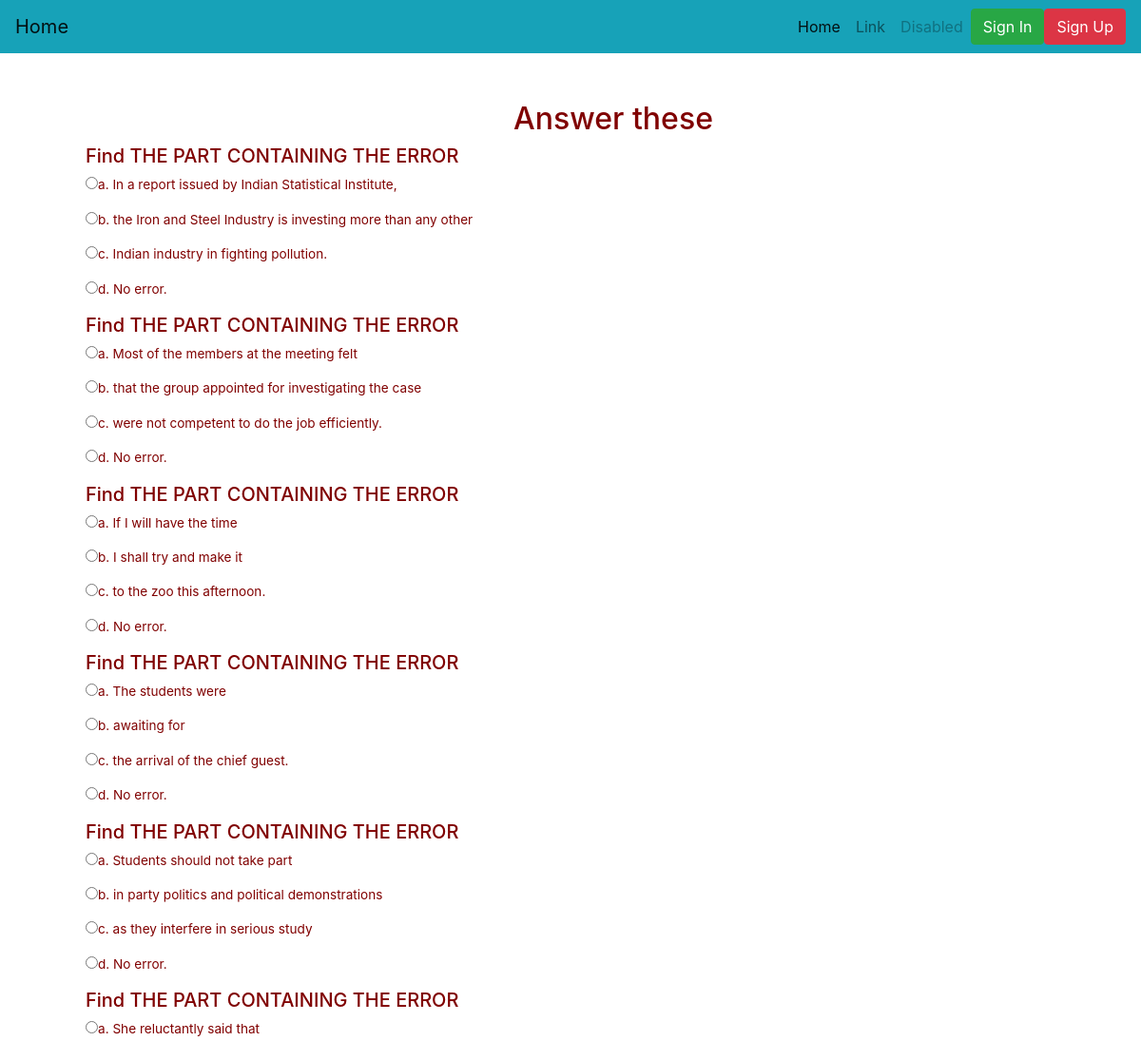
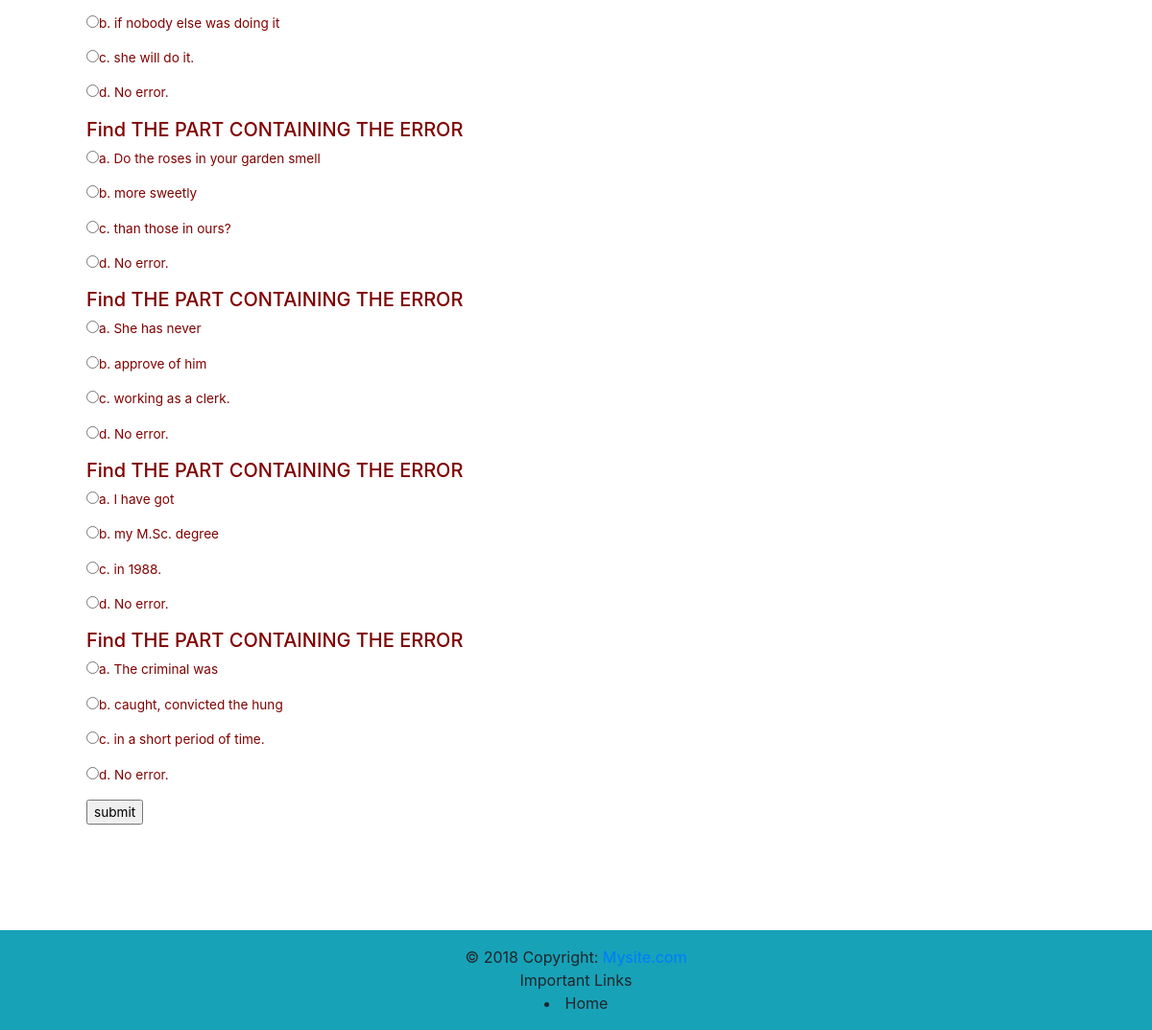
Screenshot of /new/one_view with the database file from the repository (2 pictures, top to bottom).
### new/models.py (models this page shows, shortened)
class Questions(models.Model):
    subject_id = models.ForeignKey(Subject, on_delete=models.CASCADE)
    topic_id = models.ForeignKey(Topic, on_delete=models.CASCADE)
    q_id = models.IntegerField()
    q_text = models.CharField(max_length=300)
    a = models.CharField(max_length=300)
    b = models.CharField(max_length=300)
    c = models.CharField(max_length=300)
    d = models.CharField(max_length=300)
    e = models.CharField(max_length=300,null=True)
    q_rich = RichTextField(blank=True, null=True)
    answer = models.CharField(max_length=300)
    class Meta:
        verbose_name_plural = "Question"

### new/views.py (the view)
# urls.py: path('one_view',views.one_view,name='one_view'),
def one_view(request):
    question= set_maker()
    print("length")
    print(len(question))
    q=[]
    for ques in question:
        i=0
        q.append( {
            "q_id": ques.q_id,
        }
        )
        i=i+1
    return render (request, 'new/one_view.html' , {'question':question,'q_id':q})

### new/models.py (called while the page is built)
    def __str__(self):
        return self.topicname

### new/utils.py (called while the page is built)
def set_maker():
    topic = Topic.objects.all().filter(**{'topic_id': 'TOPCYZ93HK'})
    print(topic)
    for i in topic:
        question = Questions.objects.filter(**{'topic_id':i})
    q= random.choices(question,k=10)
    return q

### new/templates/new/one_view.html (shortened to what this page needs)
{% extends 'new/base.html' %}
{% block content %}
<body >
<div class="ques" >
<h2 style="text-align:center">Answer these</h2>
<form action = '/new/count' method="POST">
{% for q in question %}
<div>
<h5>{{q.q_text}}</h5>
    <p> <input type="radio" name="{{q.q_id}}" value="a">a.  {{q.a}}</input> </p>
    <p> <input type="radio" name="{{q.q_id}}" value ="b">b.  {{q.b}}</input> </p>
    <p> <input type="radio"  name="{{q.q_id}}"  value = "c">c.  {{q.c}}</input> </p>
    <p>  <input type="radio" name="{{q.q_id}}" value = "d">d.  {{q.d}}</input> </p>
</div>
{% endfor %}
    <input type="submit" value = "submit">
    </form>
</div>
</body>
{% endblock %}

### new/templates/new/one_view.html (style rules this page uses)
.ques { margin-left: 90px; font-size: 85%; color: maroon; padding-top:50px; }
body { padding-bottom:200px; }

### rows the page displays
Questions: q_text "Find THE PART CONTAINING THE ERROR", a "In a report issued by Indian Statistical Institute,", b "the Iron and Steel Industry is investing more than any other", c "Indian industry in fighting pollution.", d "No error."
Questions: q_text "Find THE PART CONTAINING THE ERROR", a "Most of the members at the meeting felt", b "that the group appointed for investigating the case", c "were not competent to do the job efficiently.", d "No error."
Questions: q_text "Find THE PART CONTAINING THE ERROR", a "If I will have the time", b "I shall try and make it", c "to the zoo this afternoon.", d "No error."
Questions: q_text "Find THE PART CONTAINING THE ERROR", a "The students were", b "awaiting for", c "the arrival of the chief guest.", d "No error."
Questions: q_text "Find THE PART CONTAINING THE ERROR", a "Students should not take part", b "in party politics and political demonstrations", c "as they interfere in serious study", d "No error."
Questions: q_text "Find THE PART CONTAINING THE ERROR", a "She reluctantly said that", b "if nobody else was doing it", c "she will do it.", d "No error."
Questions: q_text "Find THE PART CONTAINING THE ERROR", a "Do the roses in your garden smell", b "more sweetly", c "than those in ours?", d "No error."
Questions: q_text "Find THE PART CONTAINING THE ERROR", a "She has never", b "approve of him", c "working as a clerk.", d "No error."
Questions: q_text "Find THE PART CONTAINING THE ERROR", a "I have got", b "my M.Sc. degree", c "in 1988.", d "No error."
Questions: q_text "Find THE PART CONTAINING THE ERROR", a "The criminal was", b "caught, convicted the hung", c "in a short period of time.", d "No error."
